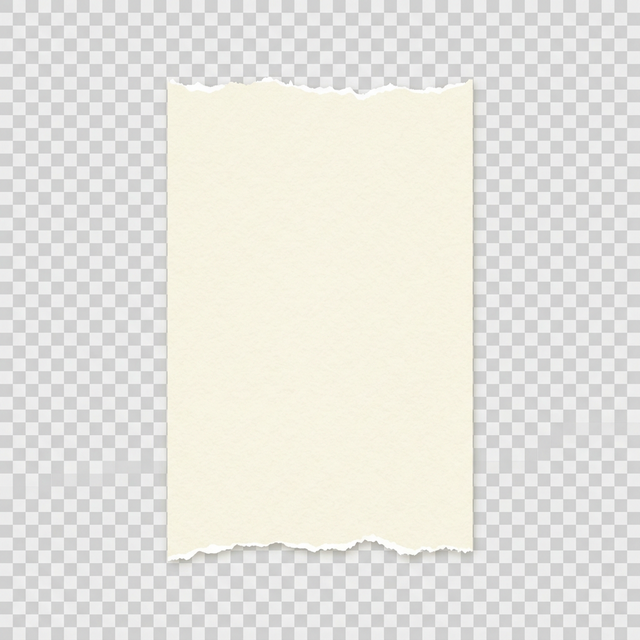
#> input picture p1.1/art_assets/ticket_template.png, 640 x 640 px, found by its file name
$ python fix_ticket.py
#> lines starting #> are read from the running program, lines starting #| are printed output that depends on the picture; after the words box and inside, x2 and y2 are one past the last pixel; in counts of white or black regions, pixels touching at a corner belong together
"""Remove grey border grid from ticket_template.png."""
import os
from PIL import Image
import numpy as np

path = r"d:\TEST\Interesting Somehow Recipe\p2\public\assets\ticket_template.png"
if os.path.exists(path):
    img = Image.open(path).convert("RGBA")
    data = np.array(img)

    # We want to remove the checkered grey/white background around the actual ticket.
    # The checkered background usually consists of pure white and light grey.
    # Let's find pixels that are near white or light grey and on the edges/transparentish.
    # Better yet, let's just make the very outer pixels transparent if they are grey grid.
    # Let's just find exactly white and #ececec / #e5e5e5 and make them transparent.
    r, g, b, a = data[:,:,0], data[:,:,1], data[:,:,2], data[:,:,3]
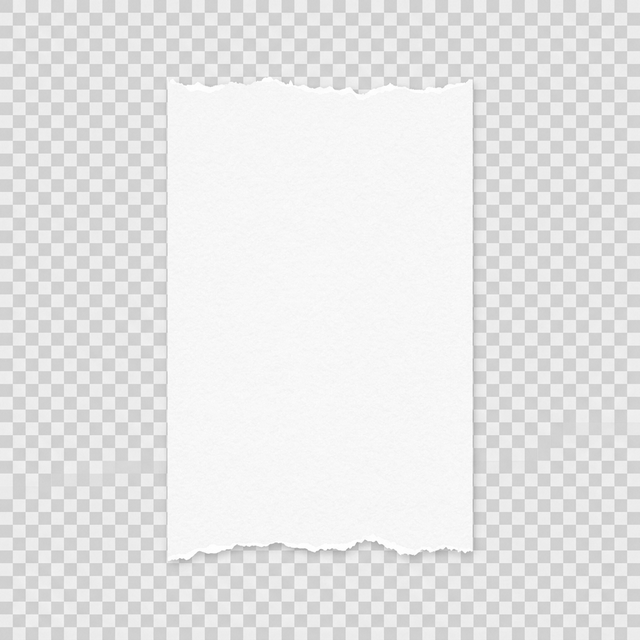
#> r: shape (640, 640); min 162, max 255, mean 230.3
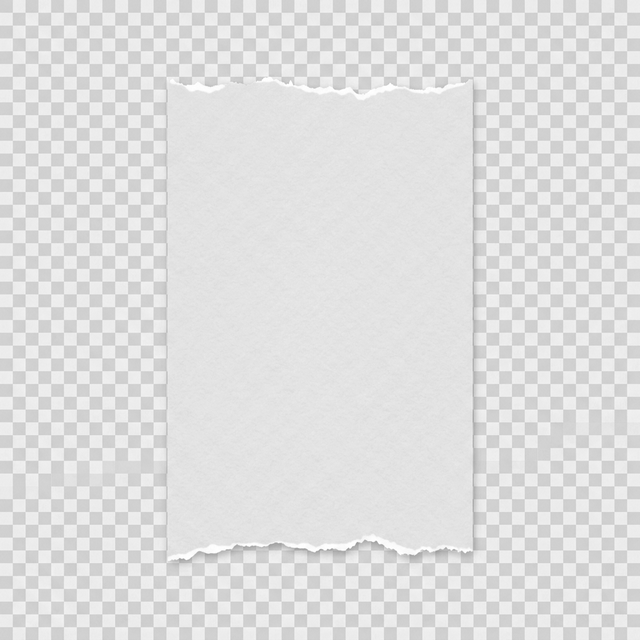
#> b: shape (640, 640); min 153, max 255, mean 223.2
#> a: shape (640, 640); every value is 255

    # Checkered pattern is often alternating 255 and ~204 or 230
    mask_white = (r > 240) & (g > 240) & (b > 240)
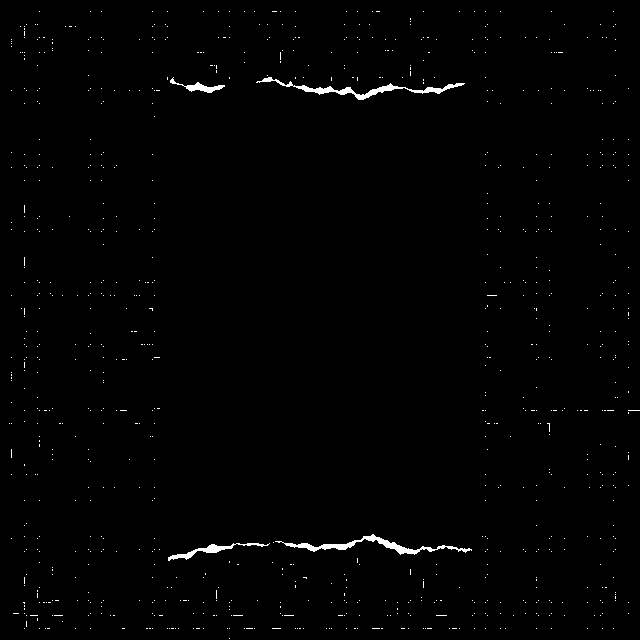
#> mask_white: shape (640, 640) bool; 0.86% white; 863 white regions (859 under 20 px), largest, box (x1, y1, x2, y2) and area: (256, 77, 465, 100) 834, (275, 534, 472, 555) 820, (168, 543, 270, 561) 380, (170, 77, 225, 93) 247
    # The image is an art asset. The ticket itself is probably off-white or cream.
    # If the border is literal grey checkered grid from Photoshop, it's typically [204,204,204] and [255,255,255].
    # Let's try to remove anything that is perfectly grayscale and light (r==g==b > 200) and we can do a floodfill from corners.

    # Instead of manual numpy for floodfill, let's just use PIL's floodfill from the 4 corners,
    # assuming the grey border touches the corners.
    from PIL import ImageDraw

    # Fill the corners with transparent if they are close to the corner color
    # Actually, a simpler way is to just generate a brand new ticket template or ask user to provide one without the photoshop grid.
    pass

# We will just write a simple crop or remove routine.
# Wait, if the user sees "灰格子" (gray grid), it usually means they screenshotted a transparent PNG from a viewer that shows the transparency checkerboard!
# Let's remove the standard Photoshop checkerboard colors: #ffffff and #cccccc or #e5e5e5.

    is_checker1 = (r > 245) & (g > 245) & (b > 245)
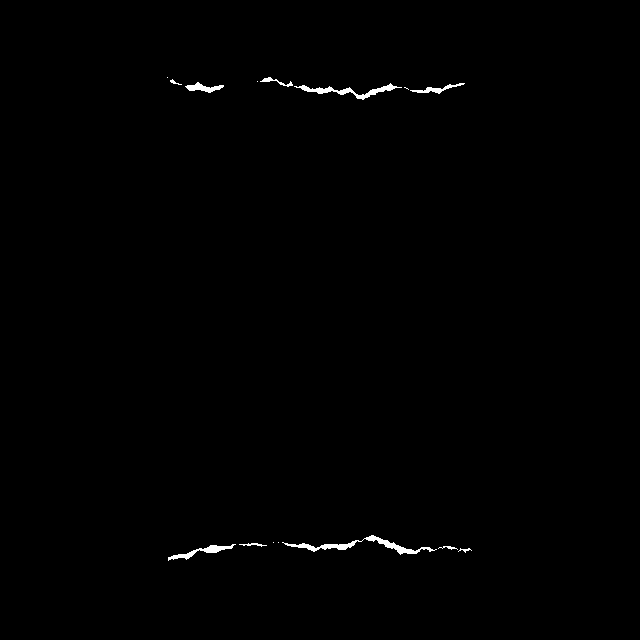
#> is_checker1: shape (640, 640) bool; 0.49% white; 15 white regions (5 under 20 px), largest, box (x1, y1, x2, y2) and area: (282, 535, 437, 555) 635, (294, 83, 402, 100) 450, (168, 544, 236, 561) 297
    is_checker2 = (np.abs(r.astype(int) - 204) < 10) & (np.abs(g.astype(int) - 204) < 10) & (np.abs(b.astype(int) - 204) < 10)
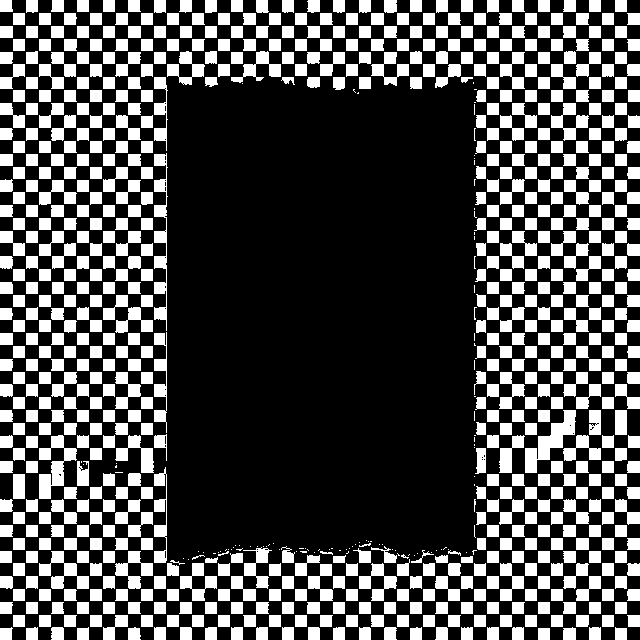
#> is_checker2: shape (640, 640) bool; 29.2% white; 789 white regions (93 under 20 px), largest, box (x1, y1, x2, y2) and area: (525, 410, 576, 473) 1197, (154, 153, 168, 331) 1172, (39, 435, 77, 499) 1063

    checker_mask = is_checker1 | is_checker2
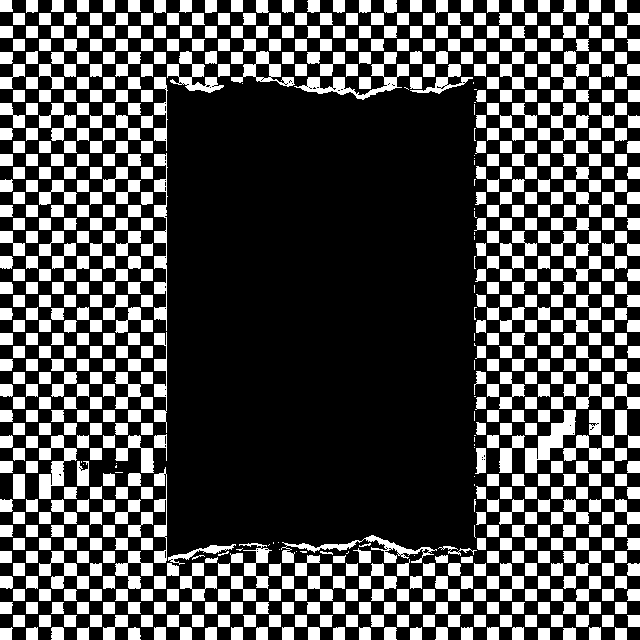
#> checker_mask: shape (640, 640) bool; 29.7% white; 734 white regions (45 under 20 px), largest, box (x1, y1, x2, y2) and area: (294, 52, 409, 100) 1278, (525, 410, 576, 473) 1197, (154, 153, 168, 331) 1172

    # This might accidentally remove parts of the ticket if the ticket is white/grey.
    # Let's be careful.
    data[checker_mask] = [0, 0, 0, 0]
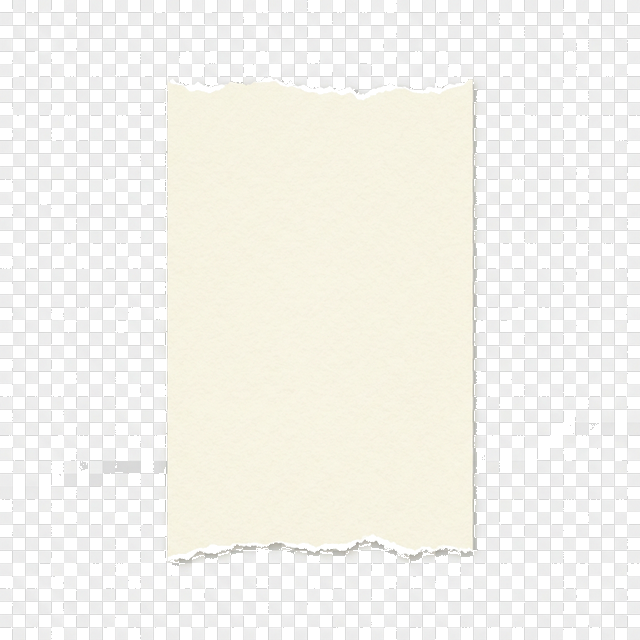
#> data: shape (640, 640, 4); mean R, G, B, A 168.4, 167.3, 161.4, 179.3; transparent parts drawn white

    result = Image.fromarray(data)
    result.save(path)
    print("Processed ticket_template.png")
